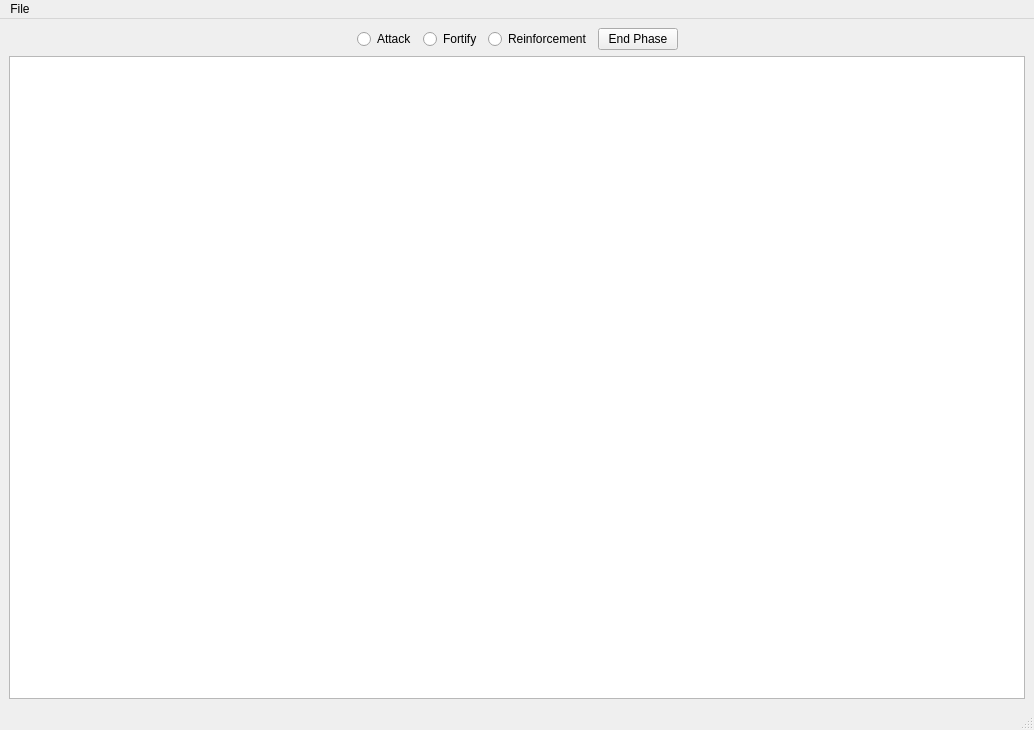
<?xml version="1.0" encoding="UTF-8"?>
<ui version="4.0">
 <class>MainScreen</class>
 <widget class="QMainWindow" name="MainScreen">
  <property name="geometry">
   <rect>
    <x>0</x>
    <y>0</y>
    <width>1034</width>
    <height>730</height>
   </rect>
  </property>
  <property name="windowTitle">
   <string>MainWindow</string>
  </property>
  <property name="autoFillBackground">
   <bool>false</bool>
  </property>
  <widget class="QWidget" name="centralwidget">
   <layout class="QVBoxLayout" name="verticalLayout">
    <item>
     <layout class="QVBoxLayout" name="verticalLayout_5">
      <item>
       <layout class="QHBoxLayout" name="horizontalLayout_3">
        <item>
         <layout class="QHBoxLayout" name="horizontalLayout">
          <item>
           <spacer name="horizontalSpacer_2">
            <property name="orientation">
             <enum>Qt::Horizontal</enum>
            </property>
            <property name="sizeHint" stdset="0">
             <size>
              <width>40</width>
              <height>20</height>
             </size>
            </property>
           </spacer>
          </item>
          <item>
           <widget class="QRadioButton" name="attackRadio">
            <property name="text">
             <string>Attack</string>
            </property>
            <attribute name="buttonGroup">
             <string notr="true">buttonGroup</string>
            </attribute>
           </widget>
          </item>
          <item>
           <widget class="QRadioButton" name="fortifyRadio">
            <property name="text">
             <string>Fortify</string>
            </property>
            <attribute name="buttonGroup">
             <string notr="true">buttonGroup</string>
            </attribute>
           </widget>
          </item>
          <item>
           <widget class="QRadioButton" name="reinforcementRadio">
            <property name="text">
             <string>Reinforcement</string>
            </property>
            <attribute name="buttonGroup">
             <string notr="true">buttonGroup</string>
            </attribute>
           </widget>
          </item>
          <item>
           <widget class="QPushButton" name="pushButton">
            <property name="text">
             <string>End Phase</string>
            </property>
           </widget>
          </item>
          <item>
           <spacer name="horizontalSpacer">
            <property name="orientation">
             <enum>Qt::Horizontal</enum>
            </property>
            <property name="sizeHint" stdset="0">
             <size>
              <width>40</width>
              <height>20</height>
             </size>
            </property>
           </spacer>
          </item>
         </layout>
        </item>
       </layout>
      </item>
      <item>
       <widget class="QGraphicsView" name="graphicsView"/>
      </item>
      <item>
       <layout class="QHBoxLayout" name="horizontalLayout_2">
        <property name="topMargin">
         <number>0</number>
        </property>
        <item>
         <layout class="QVBoxLayout" name="verticalLayout_2"/>
        </item>
       </layout>
      </item>
     </layout>
    </item>
   </layout>
  </widget>
  <widget class="QMenuBar" name="menubar">
   <property name="geometry">
    <rect>
     <x>0</x>
     <y>0</y>
     <width>1034</width>
     <height>22</height>
    </rect>
   </property>
   <widget class="QMenu" name="fileMenu">
    <property name="title">
     <string>File</string>
    </property>
    <addaction name="mapEditorAction"/>
   </widget>
   <addaction name="fileMenu"/>
  </widget>
  <widget class="QStatusBar" name="statusbar"/>
  <action name="mapEditorAction">
   <property name="text">
    <string>Map Editor</string>
   </property>
   <property name="shortcut">
    <string>Ctrl+E</string>
   </property>
  </action>
 </widget>
 <resources/>
 <connections/>
 <slots>
  <slot>on_pushButton_clicked()</slot>
 </slots>
 <buttongroups>
  <buttongroup name="buttonGroup"/>
 </buttongroups>
</ui>
